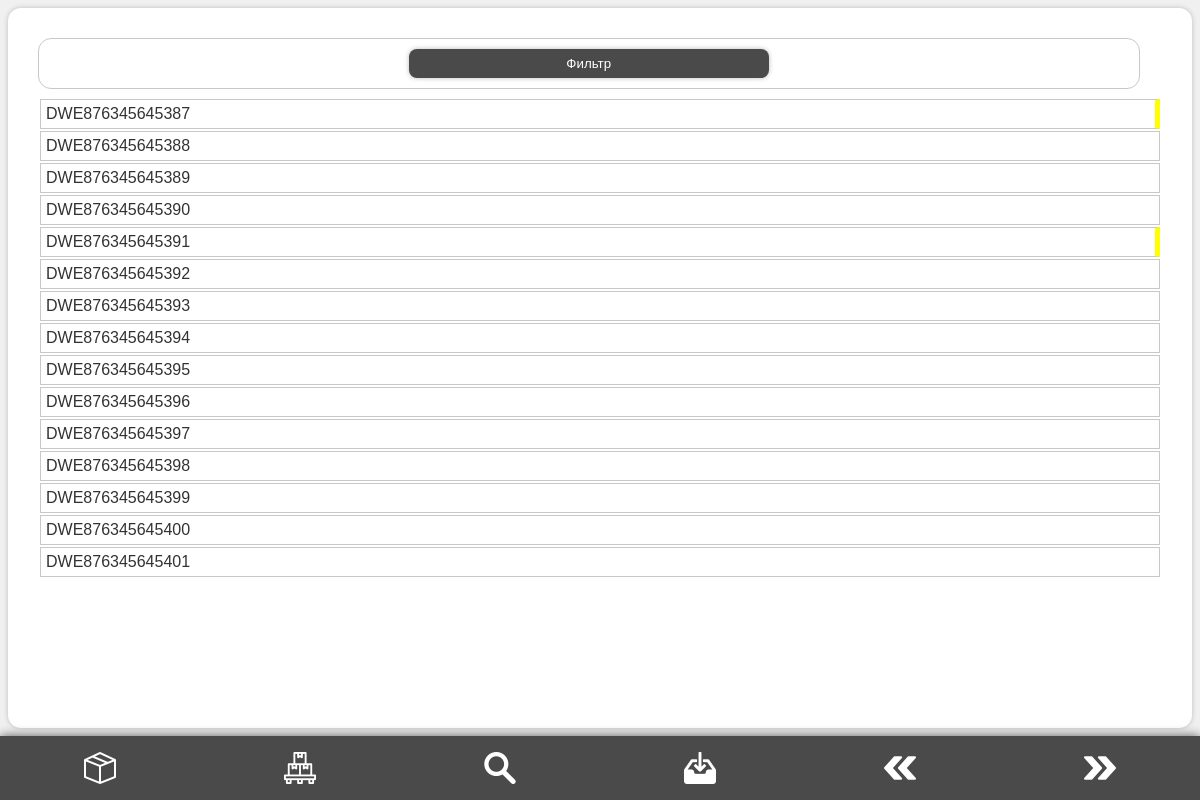
The app's page /auth/parcels.php (signed in) with its own data.
### tables this page shows
CREATE TABLE `dispatch` (
  `id` int(13) NOT NULL,
  `qr_name` varchar(55) DEFAULT NULL,
  `fromDate` varchar(50) DEFAULT NULL,
  `fromCountrie` varchar(55) NOT NULL,
  `fromCity` varchar(55) NOT NULL,
  `fromAdres` varchar(400) NOT NULL,
  `fromContacts` varchar(255) NOT NULL,
  `fromPhone` varchar(20) NOT NULL,
  `toCountrie` varchar(255) NOT NULL,
  `toObl` varchar(55) NOT NULL,
  `toCity` varchar(77) NOT NULL,
  `toZipcode` int(10) NOT NULL,
  `toAdres` varchar(400) NOT NULL,
  `toContacts` varchar(255) NOT NULL,
  `toPhone` varchar(20) NOT NULL,
  `mass` int(55) NOT NULL,
  `status` varchar(255) NOT NULL,
  `manifest` varchar(55) NOT NULL,
  `payment` tinyint(1) NOT NULL DEFAULT 0,
  `description` text NOT NULL,
  `price` varchar(55) NOT NULL,
  `pack` varchar(255) NOT NULL,
  `photo` varchar(55) NOT NULL,
  `kuaidi` varchar(255) NOT NULL,
  `code2` varchar(255) NOT NULL DEFAULT 'нет',
  `code3` varchar(255) NOT NULL DEFAULT 'нет',
  `obl` char(100) NOT NULL,
  `login` char(100) NOT NULL
);

### auth/parcels.php (the view, shortened to what this page needs)
<?php
	require_once "../app/dataBase/connectDB.php";
	$sql = 'SELECT * FROM dispatch';
	$res = $pdo->query($sql);
	$res = $res->fetchAll(PDO::FETCH_ASSOC);
?>
<!DOCTYPE html>
<html lang="en">
<head>
    <link rel="stylesheet" href="../public/css/style.css">
</head>
<body>
    <section id="content">
		<div class="contentBlock">
			<button class="btn" id="filter">Фильтр</button>
		</div>
		<div id="showParcels">
			<?php
				foreach($res as $k => $v) {
					switch($v['status']) {
						case "Новая":
							$status = '';
							break;
						case "Отправление готово к отправке":
							$status = 'statusYellow';
							break;
						default:
							$status = '';
							break;
					}
					echo "<p class='showParcel ".$status."' onclick='getAction(this);'>".$v['qr_name']."</p>";
				}
			?>
		</div>
    </section>
	<?php require_once 'template/footer.php'; ?>
</body>
</html>

### public/css/style.css (style rules this page uses)
* { margin: 0; padding: 0; box-sizing: border-box; font-family: sans-serif; }
body { font-family: sans-serif; background-color: rgb(240, 240, 240); box-sizing: border-box; overflow-x: hidden; color: rgb(50, 50, 50); }
#content { box-sizing: border-box; position: absolute; top: 8px; left: 8px; right: 8px; bottom: calc(8% + 8px); width: calc(100vw - 16px); border-radius: 13px; background-color: rgb(255, 255, 255); padding: 30px; box-shadow: 0 0 5px rgb(188, 188, 188); overflow-y: auto; overflow-x: none; }
.btn { padding: 7px; border: none; border-radius: 8px; background-color: rgb(74, 74, 74); box-shadow: 0 0 5px rgb(188, 188, 188); color: rgb(255, 255, 255); text-align: center; min-width: 30vw; outline: none; }
.showParcel { padding: 5px; margin: 2px; border: 1px solid rgb(200, 200, 200); }
#showParcels { margin-top: 10px; }
.contentBlock { width: 98%; border: 1px solid rgb(200, 200, 200); padding: 10px; border-radius: 13px; text-align: center; }
.statusYellow { border-right: 5px solid Yellow; }

### records on screen
dispatch: qr_name "DWE876345645387"
dispatch: qr_name "DWE876345645388"
dispatch: qr_name "DWE876345645389"
dispatch: qr_name "DWE876345645390"
dispatch: qr_name "DWE876345645391"
dispatch: qr_name "DWE876345645392"
dispatch: qr_name "DWE876345645393"
dispatch: qr_name "DWE876345645394"
dispatch: qr_name "DWE876345645395"
dispatch: qr_name "DWE876345645396"
dispatch: qr_name "DWE876345645397"
dispatch: qr_name "DWE876345645398"
dispatch: qr_name "DWE876345645399"
dispatch: qr_name "DWE876345645400"
dispatch: qr_name "DWE876345645401"
